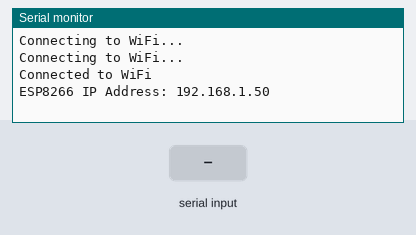
This sketch was run on a simulated ESP8266 (NodeMCU). Parts: the last lines printed to the serial monitor. Inputs (shaded band) come from the test bench. WiFi joins after 1.5 s; servers stay silent unless stated; uploads are accepted with an empty reply.

Above: at 3.2 s.
3.3 s: "A\n" received over Serial
At 4.6 s:
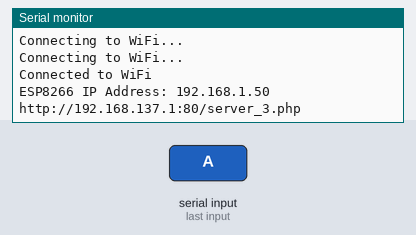
5.0 s: "C\n" received over Serial
At 6.6 s:
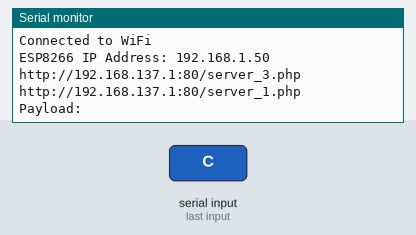

Measured:
- after the input at 3.3 s, the serial monitor: prints a new line after 0.20 s (image 1)
- after the input at 5.0 s, the serial monitor: prints a new line after 1.2 s (image 2)

The sketch:

Smart_Library_Connection.ino
```cpp
#include <ESP8266WiFi.h>
#include <ArduinoJson.h>
#include <ESP8266HTTPClient.h>

const char* ssid = "TRUSTKISIA-TECH";
const char* password = "30010231";
const char* server_ip = "192.168.137.1";
const int server_port = 80;

void setup() {
  Serial.begin(9600);
  WiFi.begin(ssid, password);
  while (WiFi.status() != WL_CONNECTED) {
    delay(1000);
    Serial.println("Connecting to WiFi...");
  }
  // Print ESP8266 IP address when connected
  Serial.println("Connected to WiFi");
  Serial.print("ESP8266 IP Address: ");
  Serial.println(WiFi.localIP());
}

String urlEncode(const String& str) {
  String encodedString = "";
  char c;
  char code0;
  char code1;

  for (unsigned int i = 0; i < str.length(); i++) {
    c = str.charAt(i);

    if (c == ' ') {
      encodedString += '+';
    } else if ((c >= '0' && c <= '9') || (c >= 'A' && c <= 'Z') || (c >= 'a' && c <= 'z') || (c == '-' || c == '_' || c == '.' || c == '~')) {
      encodedString += c;
    } else {
      code1 = (c & 0xf) + '0';
      if ((c & 0xf) > 9) {
        code1 = (c & 0xf) - 10 + 'A';
      }
      c = (c >> 4) & 0xf;
      code0 = c + '0';
      if (c > 9) {
        code0 = c - 10 + 'A';
      }
      encodedString += '%';
      encodedString += code0;
      encodedString += code1;
    }
  }

  return encodedString;
}

void loop() {
  if (Serial.available()) {
    String receivedData = Serial.readStringUntil('\n');

    if (receivedData == "A") {
      sendToServer_2("2302989343");  //derrick
      delay(500);
    } else if (receivedData == "B") {
      sendToServer_1("24394053903");  //linah
      delay(500);
    } else if (receivedData == "C") {
      sendToServer("236843783929");  //kheri
      delay(500);
    }

    delay(500);
  }
}

void sendToServer(String data) {
  if (WiFi.status() == WL_CONNECTED) {
    HTTPClient http;
    String url = "http://" + String(server_ip) + ":" + String(server_port) + "/server_1.php";

    // Use WiFiClient instead of HTTPClient for ESP8266
    WiFiClient client;
    http.begin(client, url);

    // Set content type to application/x-www-form-urlencoded
    http.addHeader("Content-Type", "application/x-www-form-urlencoded");

    int httpCode = http.POST("data=" + urlEncode(data));
    delay(1000);
    Serial.println(url);
    if (httpCode > 0) {
      if (httpCode == HTTP_CODE_OK) {
        String payload = http.getString();
        Serial.print("Payload: ");
        Serial.println(payload);

      } else {
        Serial.println("Failed to connect to server. HTTP error: " + String(httpCode));
      }
    } else {
      Serial.println("Failed to connect to server");
    }
    http.end();
  }
}

void sendToServer_1(String datas) {
  if (WiFi.status() == WL_CONNECTED) {
    HTTPClient http;
    String url = "http://" + String(server_ip) + ":" + String(server_port) + "/server_2.php";

    // Use WiFiClient instead of HTTPClient for ESP8266
    WiFiClient client;
    http.begin(client, url);

    // Set content type to application/x-www-form-urlencoded
    http.addHeader("Content-Type", "application/x-www-form-urlencoded");

    int httpCode = http.POST("data=" + urlEncode(datas));
    Serial.println(url);
    if (httpCode > 0) {
      String payload = http.getString();
      Serial.println(payload);
    } else {
      Serial.println("Failed to connect to server");
    }
    http.end();
  }
}

void sendToServer_2(String data) {
  if (WiFi.status() == WL_CONNECTED) {
    HTTPClient http;
    String url = "http://" + String(server_ip) + ":" + String(server_port) + "/server_3.php";

    // Use WiFiClient instead of HTTPClient for ESP8266
    WiFiClient client;
    http.begin(client, url);

    // Set content type to application/x-www-form-urlencoded
    http.addHeader("Content-Type", "application/x-www-form-urlencoded");

    int httpCode = http.POST("data=" + urlEncode(data));
    Serial.println(url);
    if (httpCode > 0) {
      String payload = http.getString();
      Serial.println(payload);
    } else {
      Serial.println("Failed to connect to server");
    }
    http.end();
  }
}
```
